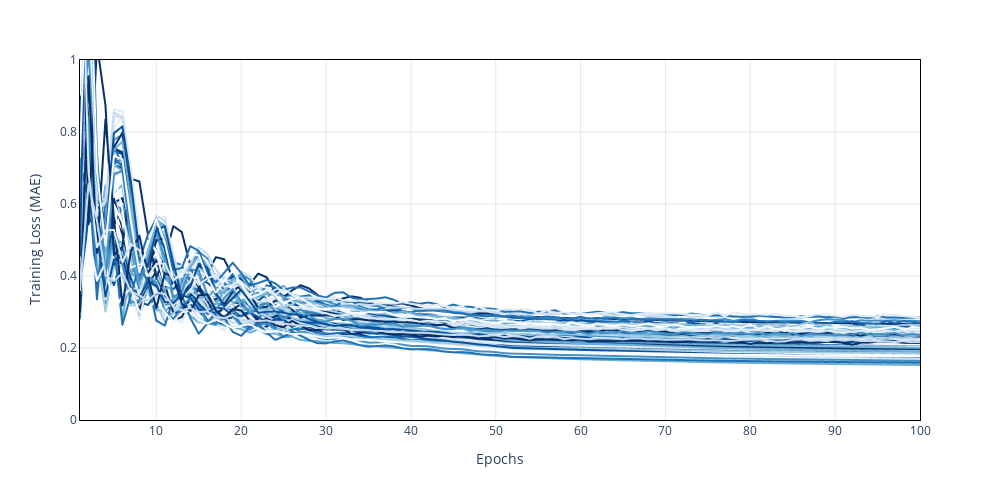

The notebook cell this image was saved under:
### Code cell
# Plot the losses over the training.
# (To see, if the models are trained stable.)
#
importlib.reload(utils)

plot_only_single_config = True
plotted_config = Config_of_one_run(ModelSize.MEDIUM, DoPretraining.YES, DoTransferLearning.YES, Aggregation_Count._50_HOUSEHOLDS, 
    NrOfComunities._20, TrainingHistory._2_MONTH, UsedModels.ALL, Epochs.DEFAULT)

utils.Evaluate_Models.plot_training_losses_over_epochs('scripts/outputs/all_train_histories_20241120_2244.pkl',
                                                       plot_only_single_config,
                                                       plotted_config
                                                       )
